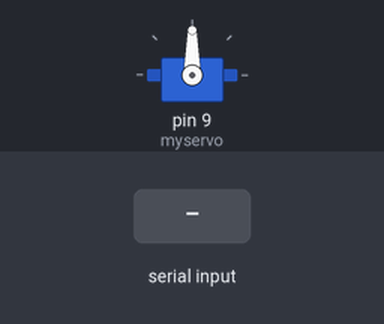
Simulated run of this sketch. Board: Arduino Uno, built with avr-gcc and run on an emulated ATmega328P. Parts: servo. The inputs (shaded band) are chosen by the test bench.

Above: at 1.2 s.
1.3 s: "1" received over Serial
At 1.8 s:
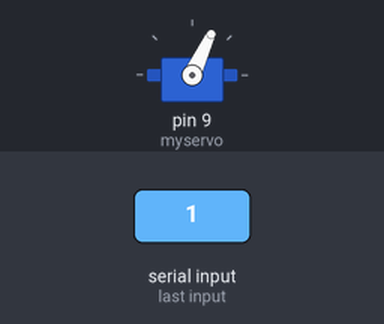
Timing chart, 0 to 4.3 s (numbered marks = the images above; inputs shaded):
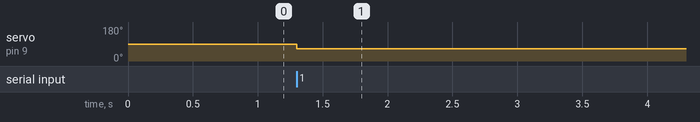

The sketch:

servothrottle.ino
```cpp
 #include<Servo.h>

 Servo myservo;

 int pos = 90; //initialize servo starting position
 int val;

 void setup()
 {
    myservo.attach(9); // add servo

    Serial.begin(9600); // connect to serial
 }

 void loop()
 {
    while (!Serial.available()) // do nothing while not conected through serial
    {
    }

    val = Serial.read(); // read processing input

    if(val != 0) // accerate/ pull trigger
    {
       pos = 65;
       myservo.write(pos);
    }

    if(val == 0) // decelerate
    {
    	pos = 90;
    	myservo.write(pos);
    }

 }
```

Measured:
- after the input at 1.3 s, servo on pin 9 (myservo): 90° → 65° at once
